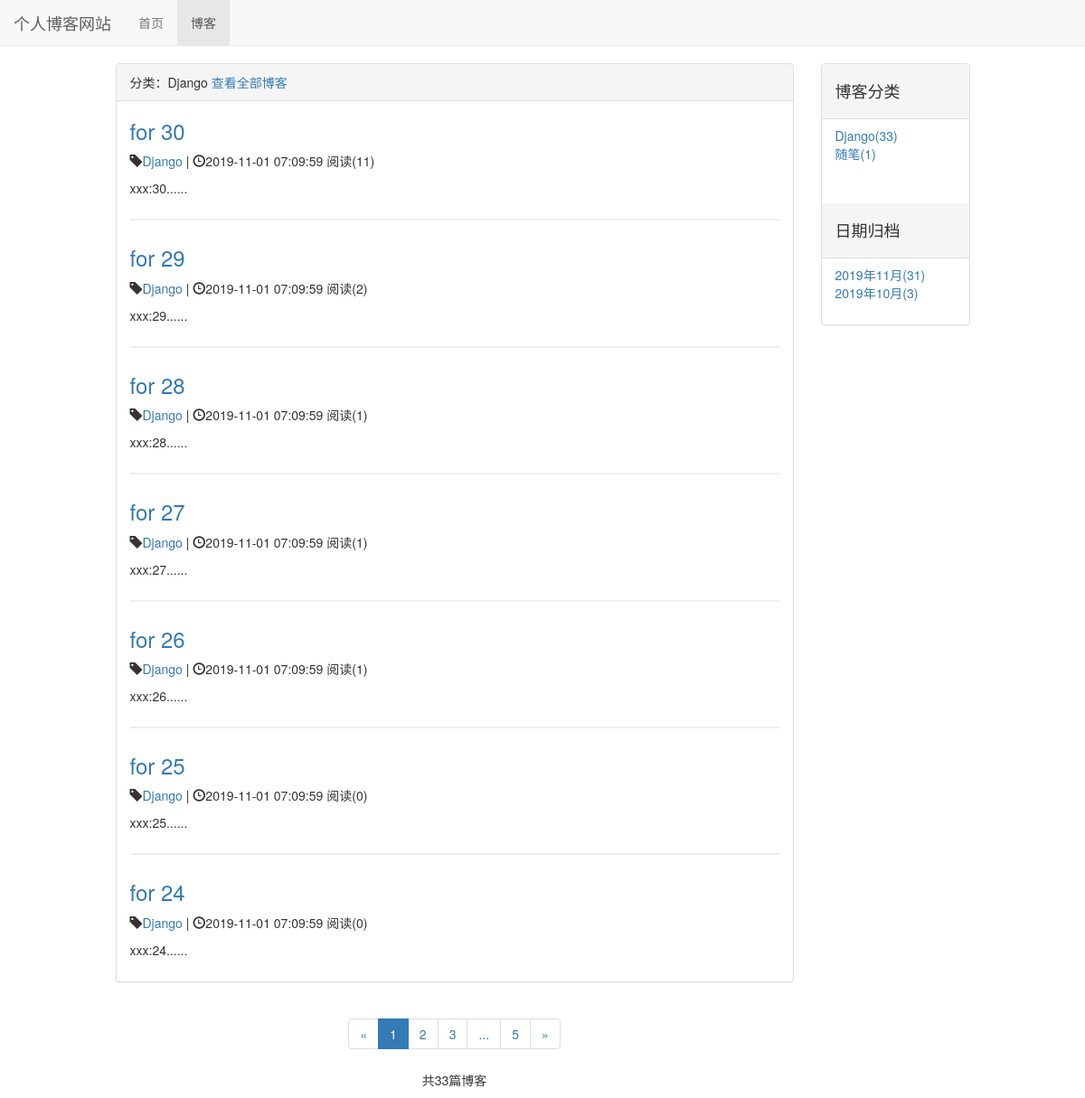
The page /blog/type/1 on the database as committed earlier.
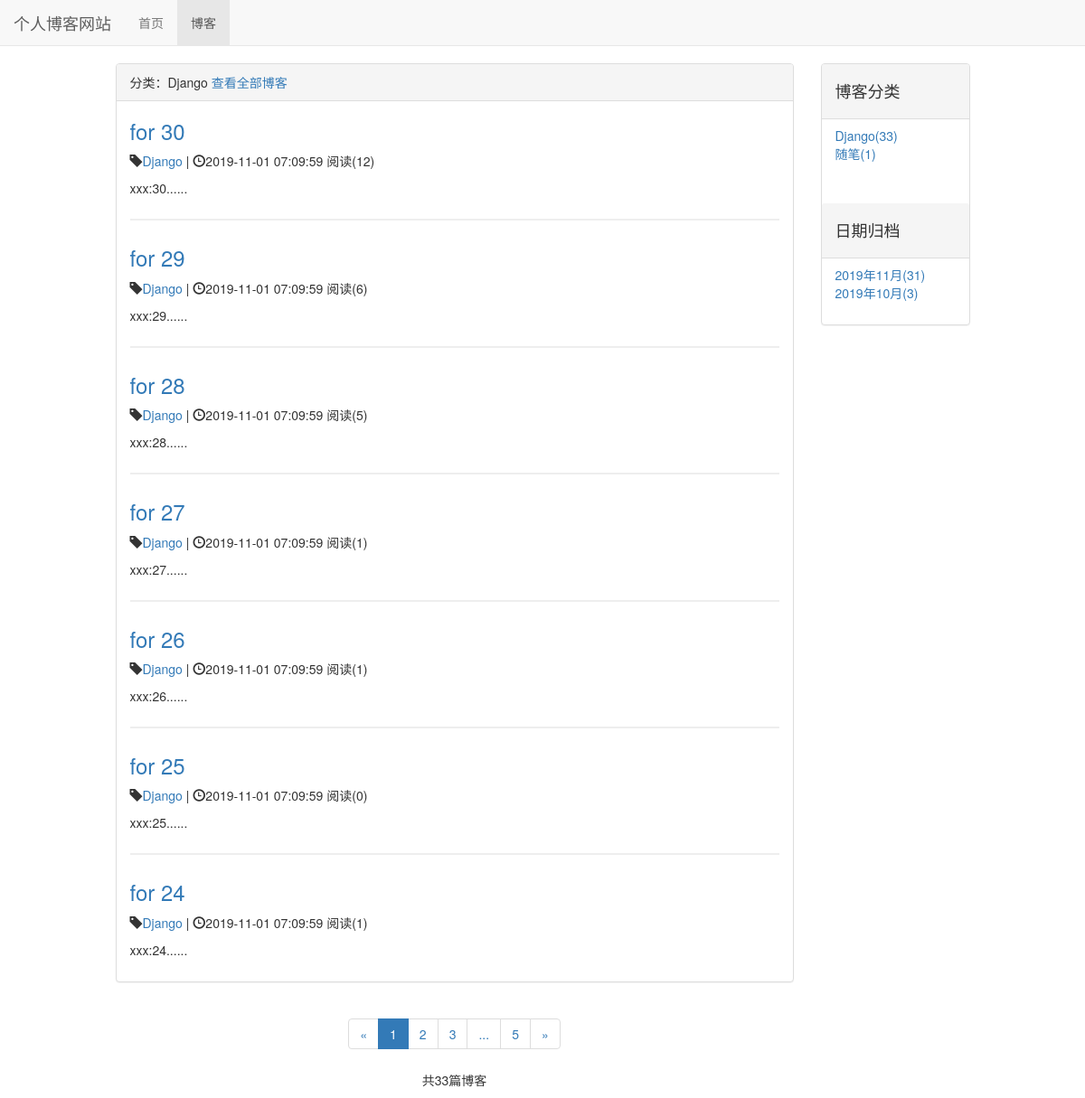
The same page on the database as committed later.
### blog/models.py (models this page shows, shortened)
class Blog(models.Model, ReadNumExpendMethod):
    title = models.CharField(max_length=50)  # 标题
    blog_type = models.ForeignKey(BlogType, on_delete=models.DO_NOTHING)  # 博客类型，从BlogType类导入
    content = RichTextUploadingField()  # 内容
    author = models.ForeignKey(User, on_delete=models.DO_NOTHING)  # 作者,从User类下导入
    read_details = GenericRelation(ReadDetail)
    create_time = models.DateTimeField(auto_now_add=True)  # 创建时间
    last_updated_time = models.DateTimeField(auto_now=True)  # 最后修改时间
    class Meta:
        ordering = ['-create_time']

class BlogType(models.Model):
    type_name = models.CharField(max_length=15)
    def __str__(self):
        return self.type_name

### read_statistics/models.py (models this page shows)
class ReadNum(models.Model):
    read_num = models.IntegerField(default=0)
    content_type = models.ForeignKey(ContentType, on_delete=models.DO_NOTHING)
    object_id = models.PositiveIntegerField()
    content_object = GenericForeignKey('content_type', 'object_id')

### blog/views.py (the view)
# urls.py: path('type/<int:blog_type_pk>', views.blogs_with_type, name='blogs_with_type'),
def blogs_with_type(request, blog_type_pk):
    blog_type = get_object_or_404(BlogType, pk=blog_type_pk)
    blogs_all_list = Blog.objects.filter(blog_type=blog_type)
    context = get_blog_list_common_data(request, blogs_all_list)
    context['blog_type'] = blog_type
    return render_to_response('blogs_with_type.html', context)

### read_statistics/models.py (called while the page is built)
    def get_read_num(self):
        try:
            ct = ContentType.objects.get_for_model(self)
            readnum = ReadNum.objects.get(content_type=ct, object_id=self.pk)
            return readnum.read_num
        except exceptions.ObjectDoesNotExist:
            return 0

### blog/templates/blogs_with_type.html (shortened to what this page needs)
{% extends 'blog_list.html' %}
{% block blog_list_title %}分类：{{ blog_type.type_name }} <a href="{%  url 'blog_list' %}">查看全部博客</a>{% endblock %}

### blog/templates/blog_list.html (shortened to what the changed rows need)
{% extends 'base.html' %}
{% load staticfiles %}
{% block header_extends %}
    <link rel="stylesheet" href="{% static 'blog.css' %}">
{% endblock %}
{% block content %}
    <div class="container">
        <div class="row">
            <div class="col-xs-12 col-sm-8 col-md-9 col-lg-8 col-lg-offset-1">
                <div class="panel panel-default">
                    <div class="panel-body">
                        {% for blog in page_of_blogs.object_list %}
                            <div class="blog">
                                <h3><a href="{% url 'blog_detail' blog.pk %}">{{ blog.title }}</a></h3>
                                <p class="blog-info">
                                    <span class="glyphicon glyphicon-tag"></span><a
                                        href="{% url 'blogs_with_type' blog.blog_type.pk %}">{{ blog.blog_type }}</a> |
                                    <span class="glyphicon glyphicon-time"></span>{{ blog.create_time | date:'Y-m-d H:i:s' }}
                                    阅读({{ blog.get_read_num }})
                                </p>
                                <p>{{ blog.content|striptags|truncatechars_html:120 }}......</p>
                            </div>
                        {% empty %}
                            <div class="blog"><p>-- 暂无博客 --</p></div>
                        {% endfor %}
                    </div>
                </div>
            </div>
        </div>
    </div>
{% endblock %}

Rows that differ between the two databases and show on the page:
changed through a linked row, Blog "for 30": get_read_num "11" → "12"
changed through a linked row, Blog "for 29": get_read_num "2" → "6"
changed through a linked row, Blog "for 28": get_read_num "1" → "5"
computed for Blog "for 24": get_read_num "0" → "1"
